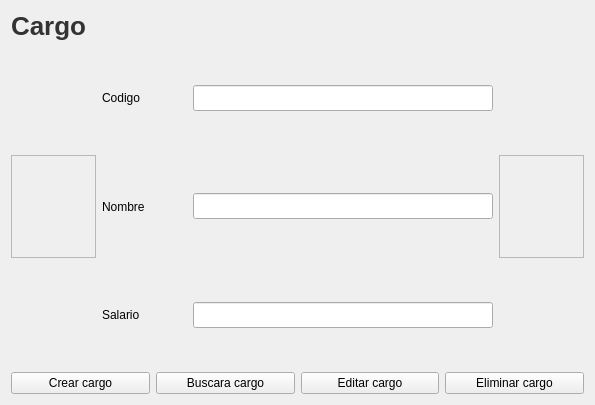
<?xml version="1.0" encoding="UTF-8"?>
<ui version="4.0">
 <class>Frame</class>
 <widget class="QFrame" name="Frame">
  <property name="geometry">
   <rect>
    <x>0</x>
    <y>0</y>
    <width>595</width>
    <height>405</height>
   </rect>
  </property>
  <property name="windowTitle">
   <string>Frame</string>
  </property>
  <property name="styleSheet">
   <string notr="true"/>
  </property>
  <layout class="QVBoxLayout" name="verticalLayout">
   <item>
    <widget class="QLabel" name="label_4">
     <property name="styleSheet">
      <string notr="true">QLabel {
	font-size: 26px;
	font-weight: bold;
	color: #333;
	text-align: center;
	qproperty-alignment: AlignCenter;
}</string>
     </property>
     <property name="text">
      <string>Cargo</string>
     </property>
    </widget>
   </item>
   <item>
    <layout class="QGridLayout" name="gridLayout">
     <item row="2" column="3">
      <widget class="QFrame" name="frame_2">
       <property name="maximumSize">
        <size>
         <width>16777215</width>
         <height>16777215</height>
        </size>
       </property>
       <property name="frameShape">
        <enum>QFrame::StyledPanel</enum>
       </property>
       <property name="frameShadow">
        <enum>QFrame::Raised</enum>
       </property>
      </widget>
     </item>
     <item row="2" column="0">
      <widget class="QFrame" name="frame">
       <property name="maximumSize">
        <size>
         <width>16777215</width>
         <height>16777215</height>
        </size>
       </property>
       <property name="frameShape">
        <enum>QFrame::StyledPanel</enum>
       </property>
       <property name="frameShadow">
        <enum>QFrame::Raised</enum>
       </property>
      </widget>
     </item>
     <item row="3" column="2">
      <widget class="QLineEdit" name="tfSalario">
       <property name="enabled">
        <bool>true</bool>
       </property>
       <property name="maximumSize">
        <size>
         <width>300</width>
         <height>26</height>
        </size>
       </property>
      </widget>
     </item>
     <item row="2" column="2">
      <widget class="QLineEdit" name="tfNombre">
       <property name="enabled">
        <bool>true</bool>
       </property>
       <property name="maximumSize">
        <size>
         <width>300</width>
         <height>26</height>
        </size>
       </property>
      </widget>
     </item>
     <item row="3" column="1">
      <widget class="QLabel" name="label_2">
       <property name="sizePolicy">
        <sizepolicy hsizetype="Preferred" vsizetype="Expanding">
         <horstretch>0</horstretch>
         <verstretch>0</verstretch>
        </sizepolicy>
       </property>
       <property name="maximumSize">
        <size>
         <width>300</width>
         <height>16777215</height>
        </size>
       </property>
       <property name="text">
        <string>Salario</string>
       </property>
      </widget>
     </item>
     <item row="2" column="1">
      <widget class="QLabel" name="label">
       <property name="sizePolicy">
        <sizepolicy hsizetype="Preferred" vsizetype="Expanding">
         <horstretch>0</horstretch>
         <verstretch>0</verstretch>
        </sizepolicy>
       </property>
       <property name="maximumSize">
        <size>
         <width>300</width>
         <height>16777215</height>
        </size>
       </property>
       <property name="text">
        <string>Nombre</string>
       </property>
      </widget>
     </item>
     <item row="0" column="1">
      <widget class="QLabel" name="label_3">
       <property name="sizePolicy">
        <sizepolicy hsizetype="Preferred" vsizetype="Expanding">
         <horstretch>0</horstretch>
         <verstretch>0</verstretch>
        </sizepolicy>
       </property>
       <property name="maximumSize">
        <size>
         <width>300</width>
         <height>16777215</height>
        </size>
       </property>
       <property name="text">
        <string>Codigo</string>
       </property>
      </widget>
     </item>
     <item row="0" column="2">
      <widget class="QLineEdit" name="tfCodigo">
       <property name="enabled">
        <bool>true</bool>
       </property>
       <property name="maximumSize">
        <size>
         <width>300</width>
         <height>26</height>
        </size>
       </property>
      </widget>
     </item>
    </layout>
   </item>
   <item>
    <layout class="QHBoxLayout" name="horizontalLayout">
     <item>
      <widget class="QPushButton" name="btnCrearCargo">
       <property name="maximumSize">
        <size>
         <width>150</width>
         <height>16777215</height>
        </size>
       </property>
       <property name="cursor">
        <cursorShape>PointingHandCursor</cursorShape>
       </property>
       <property name="text">
        <string>Crear cargo</string>
       </property>
      </widget>
     </item>
     <item>
      <widget class="QPushButton" name="btnBuscarCargo">
       <property name="maximumSize">
        <size>
         <width>150</width>
         <height>16777215</height>
        </size>
       </property>
       <property name="cursor">
        <cursorShape>PointingHandCursor</cursorShape>
       </property>
       <property name="text">
        <string>Buscara cargo</string>
       </property>
      </widget>
     </item>
     <item>
      <widget class="QPushButton" name="btnEditarCargo">
       <property name="maximumSize">
        <size>
         <width>150</width>
         <height>16777215</height>
        </size>
       </property>
       <property name="cursor">
        <cursorShape>PointingHandCursor</cursorShape>
       </property>
       <property name="text">
        <string>Editar cargo</string>
       </property>
      </widget>
     </item>
     <item>
      <widget class="QPushButton" name="btnEliminarCargo">
       <property name="maximumSize">
        <size>
         <width>150</width>
         <height>16777215</height>
        </size>
       </property>
       <property name="cursor">
        <cursorShape>PointingHandCursor</cursorShape>
       </property>
       <property name="text">
        <string>Eliminar cargo</string>
       </property>
      </widget>
     </item>
    </layout>
   </item>
  </layout>
 </widget>
 <tabstops>
  <tabstop>tfCodigo</tabstop>
  <tabstop>tfNombre</tabstop>
  <tabstop>tfSalario</tabstop>
  <tabstop>btnCrearCargo</tabstop>
  <tabstop>btnBuscarCargo</tabstop>
  <tabstop>btnEditarCargo</tabstop>
  <tabstop>btnEliminarCargo</tabstop>
 </tabstops>
 <resources/>
 <connections/>
</ui>
